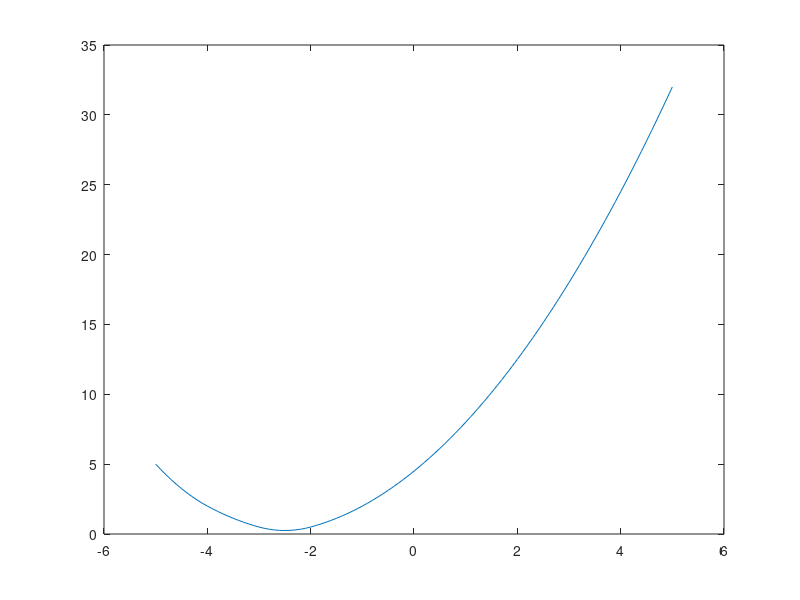

Write the MATLAB code that produced this figure. (Note: this script raises an error after producing the figure.)
A = [1;-1;1;1];
b = [-4;3;-2;-7];
x0 = 0;
d = -1;
r = -b;
fval = 0.5*[0,3,0,0]*[0,3,0,0]';
linemeth = 1;
epsline = 1e-10;
neq = 0;
printlevel = 1;

x=[-5:0.1:5]';
n=size(x,1);
bM=repmat(b,1,n);
AM=repmat(A,1,n);
xM=diag(x);
rM=bM-AM*xM;
rMP = max(rM,zeros(size(rM)));
dd = 0.5*rMP'*rMP;
yy=diag(dd);
plot(x,yy);
 [stepsize,newfval,newderiv,err] = linesrch(-A,x0,d,r,fval,epsline,linemeth,neq,printlevel);
addpath('../../.');
addpath('../../util');
[xk,flag,relres,iter,resvec,arvec,itersm,tf] = hybridA(A,b,x0,10,3,'DHA');
[stepsize xk]